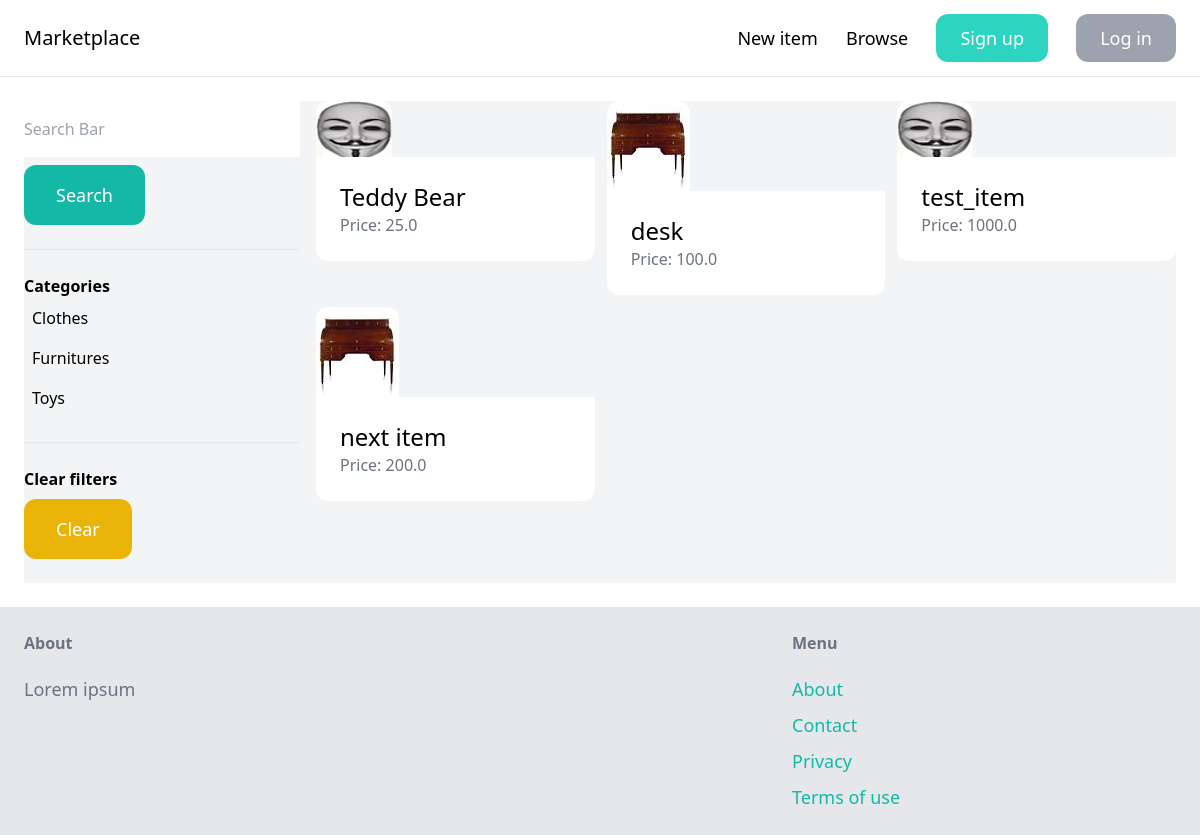
Page /items/ on the earlier database version.
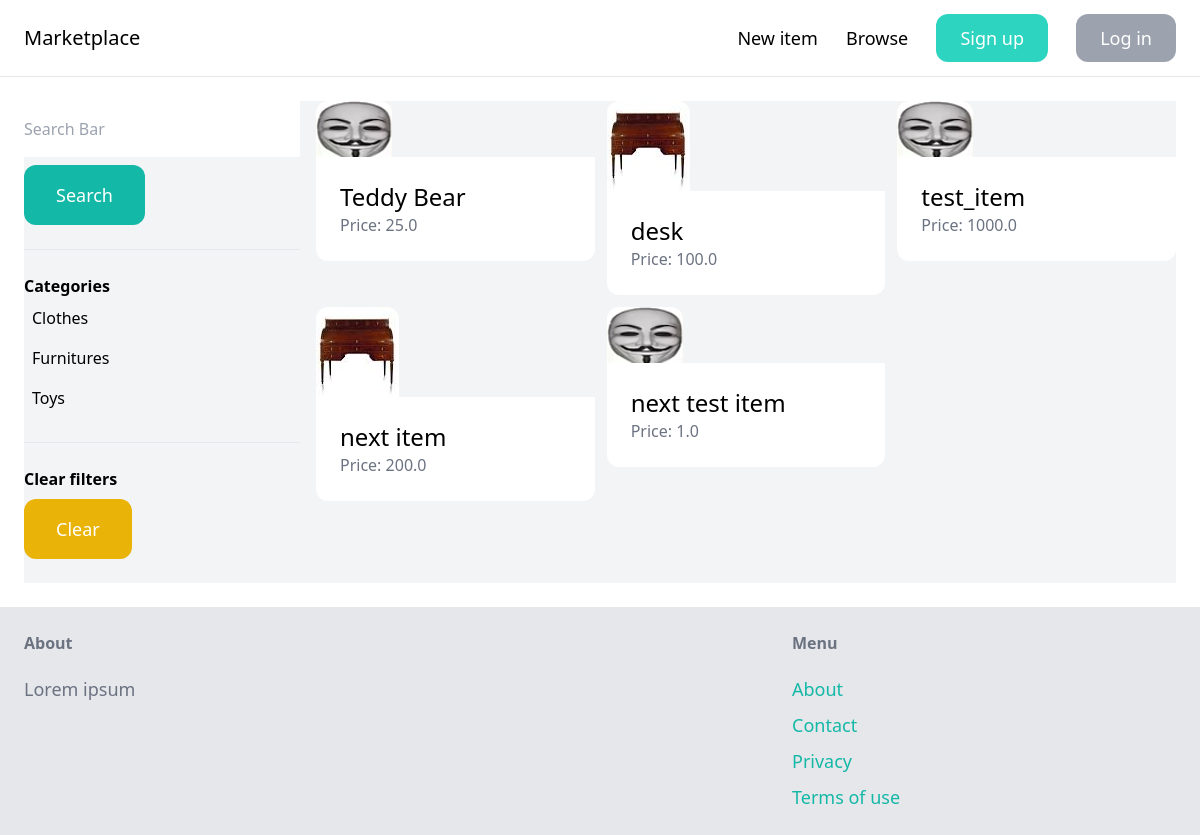
Same page on the later database version.
### item/models.py (models this page shows, shortened)
class Category(models.Model):
    name = models.CharField(max_length=255)
    class Meta:
        ordering = ('name',)
        verbose_name_plural = 'Categories'

class Item(models.Model):
    name = models.CharField(max_length=256)
    category = models.ForeignKey(Category, related_name='items', on_delete=models.CASCADE)
    description = models.TextField(blank=True, null=True)
    price = models.FloatField()
    image = models.ImageField(upload_to='item_images', blank=True, null=True)
    is_sold = models.BooleanField(default=False)
    created_at = models.DateField(auto_now_add=True)
    created_by = models.ForeignKey(User, related_name='items', on_delete=models.CASCADE)

### item/views.py (the view)
# urls.py: path('', browse, name='browse'),
def browse(request):
    query = request.GET.get('query', '')
    category_id = request.GET.get('category', 0)
    categories = Category.objects.all()
    items = Item.objects.filter(is_sold=False)
    if category_id:
        items = items.filter(category_id=category_id)
    if query:
        items = items.filter(Q(name__icontains=query) | Q(description__icontains=query))
    return render(request, 'browse.html', context={
        'items': items,
        'title': 'Browse',
        'query': query,
        'categories': categories,
        'category_id': int(category_id),
    })

### item/templates/browse.html (shortened to what this page needs)
{% extends 'base.html' %}
{% block content %}
    <div class="pb-6 grid grid-cols-4 gap-4 bg-gray-100">
        <div class="col-span-1">
            <form method="get" action="{% url 'item:browse' %}">
                <input name="query" class="w-full py-4 ppx-6 border-rounded-xl" type="text"
                       value="{{ query }}" placeholder="Search Bar">
                <button class="mt-2 py-4 px-8 text-lg bg-teal-500 text-white rounded-xl">Search</button>
            </form>
            <hr class="my-6">
            <p class="font-semibold">Categories</p>
            <ul>
                {% for category in categories %}
                    <li class="py-2 px-2 rounded-xl{% if category.id == category_id %} bg-gray-300{% endif %}">
                        <a href="{% url 'item:browse' %}?query={{ query }}&category={{ category.id }}"
                           style="{% if category.id == category_id %} font-weight: bold;{% endif %}">{{ category.name }}
                        </a>
                    </li>
                {% endfor %}
            </ul>
            <hr class="my-6">
            <p class="font-semibold">Clear filters</p>
            <ul>
                <li>
                    <a href="{% url 'item:browse' %}"
                       class="mt-2 py-4 px-8 inline-block bg-yellow-500 text-lg rounded-xl text-white">
                        Clear
                    </a>
                </li>
            </ul>
        </div>
        <div class="col-span-3">
            <div class="grid grid-cols-3 gap-3">
                {% for item in items %}
                    <div>
                        <a href="{% url 'item:detail' item.id %}">
                            <div>
                                <img src="{{ item.image.url }}" class="rounded-t-xl">
                            </div>
                            <div class="p-6 bg-white rounded-b-xl">
                                <h2 class="text-2xl">{{ item.name }}</h2>
                                <p class="text-gray-500">Price: {{ item.price }}</p>
                            </div>
                        </a>
                    </div>
                {% endfor %}
            </div>
        </div>
    </div>
{% endblock %}

Differences in the rows shown:
added Item: image (picture), name "next test item", price "1.0"
